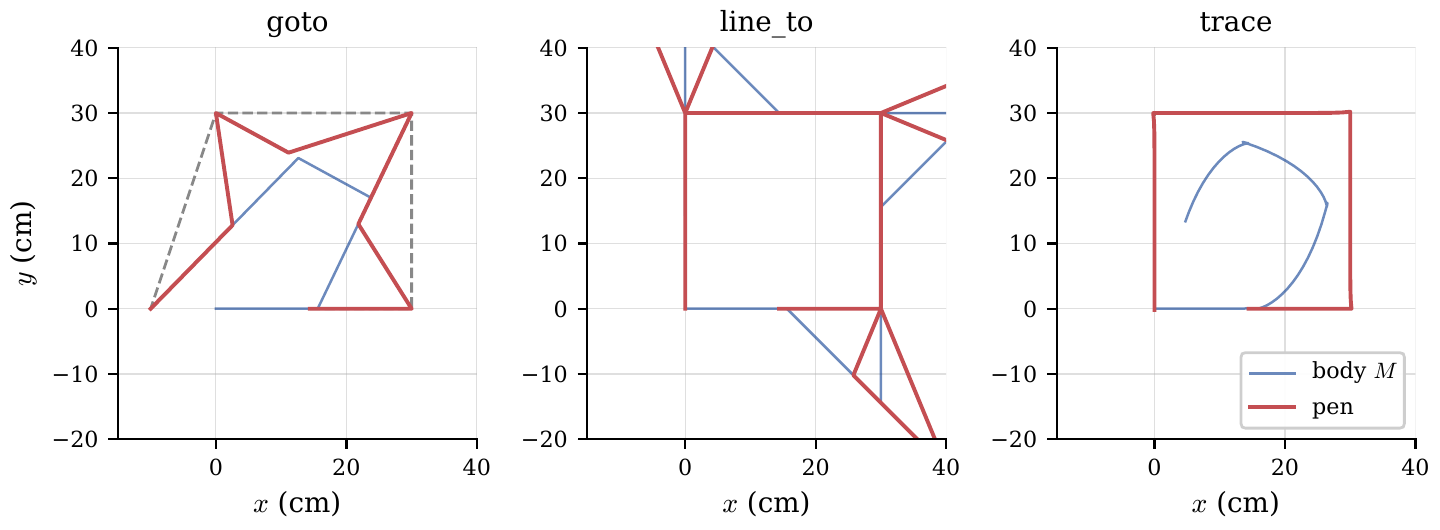

Generate this figure with Python:
"""Figure 7 — Three pen-path strategies on a 30 cm square.
Simulates goto, line_to and trace plans with the same off-axis pen and
plots the resulting pen traces side by side.
"""
import sys
from math import cos, sin
import numpy as np
import rtlib_diagrams as rd
import matplotlib.pyplot as plt

sys.path.insert(0, '/Users/victor/Documents/_Projects/DrawingRobot')

from drawingrobot.kinematics import Pose, step
from drawingrobot.robot import RobotGeometry
from drawingrobot.script import parse_script


def simulate(script_text, geometry, pen_body, start_pose):
    cmds = parse_script(script_text, geometry, pen_body=pen_body)
    pose = Pose(start_pose.x, start_pose.y, start_pose.theta)
    px, py = pen_body
    pen_xs, pen_ys = [], []
    body_xs, body_ys = [pose.x], [pose.y]
    c, s = cos(pose.theta), sin(pose.theta)
    pen_xs.append(pose.x + px * c - py * s)
    pen_ys.append(pose.y + px * s + py * c)
    for cmd in cmds:
        pose = step(pose, cmd.v_left, cmd.v_right, geometry.width, cmd.duration)
        body_xs.append(pose.x); body_ys.append(pose.y)
        c, s = cos(pose.theta), sin(pose.theta)
        pen_xs.append(pose.x + px * c - py * s)
        pen_ys.append(pose.y + px * s + py * c)
    return np.array(pen_xs), np.array(pen_ys), np.array(body_xs), np.array(body_ys)


def main():
    rd.setup_style()
    fig, axes = rd.figure(width=7.4, height=2.8, subplots=(1, 3))

    geometry = RobotGeometry(width=20.4, length=23.2, wheel_offset=8.8)
    pen_body = (14.4, 0.0)
    # parse_script plans from pose=(0,0,0); pen starts at (px, py).
    start = Pose(0.0, 0.0, 0.0)
    px, py = pen_body

    scripts = [
        ('goto',    'goto 30 0\ngoto 30 30\ngoto 0 30\ngoto -10 0'),
        ('line_to', 'line_to 30 0\nline_to 30 30\nline_to 0 30\nline_to 0 0'),
        ('trace',   'trace 30 0 30 30 0 30 0 0'),
    ]

    pen_start_x, pen_start_y = px, py  # theta=0
    for ax, (name, src) in zip(axes, scripts):
        pen_x, pen_y, body_x, body_y = simulate(src, geometry, pen_body, start)
        # Target polyline: each script aims its pen at user vertices, but the
        # path begins from wherever the pen currently is (here: (px, py)).
        if name == 'goto':
            tx = [pen_start_x, 30, 30,  0, -10]
            ty = [pen_start_y,  0, 30, 30,   0]
        elif name == 'line_to':
            tx = [pen_start_x, 30, 30, 0, 0]
            ty = [pen_start_y,  0, 30, 30, 0]
        else:
            tx = [pen_start_x, 30, 30, 0, 0]
            ty = [pen_start_y,  0, 30, 30, 0]
        ax.plot(tx, ty, color=rd.COLOR_GUIDE, lw=1.0, ls='--')
        ax.plot(body_x, body_y,
                color=rd.COLOR_PRIMARY, lw=0.9, alpha=0.6,
                label='body $M$')
        ax.plot(pen_x, pen_y,
                color=rd.COLOR_SECONDARY, lw=1.4,
                label='pen')
        ax.set_title(f'{name}', fontsize=10)
        ax.set_aspect('equal')
        ax.grid(True, lw=0.4, alpha=0.4)
        ax.set_xlim(-15, 40)
        ax.set_ylim(-20, 40)
        ax.tick_params(labelsize=8)

    axes[0].set_ylabel(r'$y$ (cm)')
    for ax in axes:
        ax.set_xlabel(r'$x$ (cm)')
    axes[-1].legend(loc='lower right', framealpha=0.95, fontsize=8)

    fig.tight_layout()
    rd.save(fig, '07-square-comparison.pdf')


if __name__ == '__main__':
    main()
